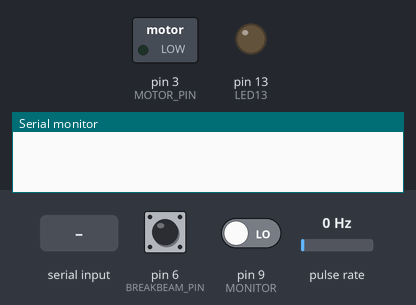
This sketch was run on a simulated Arduino Uno, built with avr-gcc and run on an emulated ATmega328P. On the bench: switched loads named in the sketch (green lamp = pin HIGH), output pins drawn as LEDs (lit = HIGH), the last lines printed to the serial monitor. Wiring (inferred from the names in the program): pulse sensor: data pin 2. Inputs (shaded band) come from the test bench; at power-on: pin 6 (BREAKBEAM_PIN) HIGH, pin 9 (MONITOR) LOW, pulse rate 0 Hz.

Above: at 1.2 s.
1.3 s: "start\n" received over Serial
At 2.5 s:
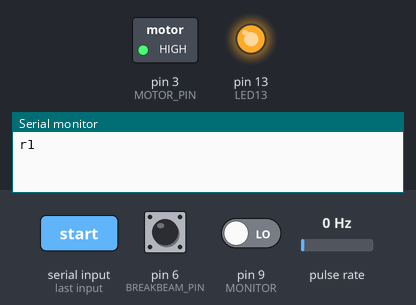
2.8 s: pin 6 (BREAKBEAM_PIN) pulled LOW for 1 s
At 4.1 s:
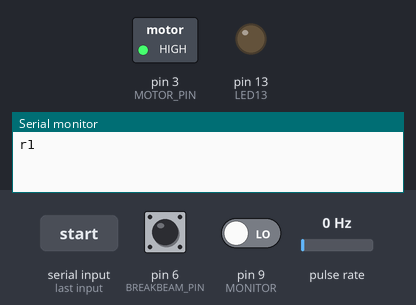
5.8 s: pin 6 (BREAKBEAM_PIN) pulled LOW for 3.2 s
At 10.0 s:
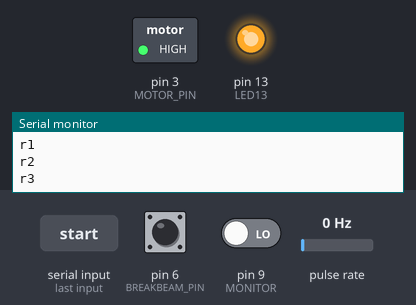
Timing chart, 0 to 11.5 s (numbered marks = the images above; inputs shaded):
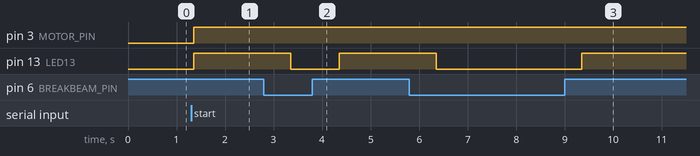

The sketch:

LidarTurretPWM.ino
```cpp
#include <Wire.h>
#include <LIDARLite.h>

#define DEFAULT_RATE 115200
#define WHOIAM "lidar"  // define whoiam ID here (unique to each robot object)
#define LED13 13
#define MOTOR_PIN 3

#define ENCODER_PIN_1 2
#define ENCODER_PIN_2 4

#define BREAKBEAM_PIN 6
unsigned long numRotations = 0;
int beamState = 0, lastBeamState = 0;

byte encoderPin1Last;
int numPulses = 0;
boolean direction;
long encCounts = 0;

unsigned long pulseWidth;
#define TRIGGER 8
#define MONITOR 9

bool paused = true;
bool led_state = false;

// Extremely fast string to int function
char _int2str[7];
char* int2str(register int i) {
    register unsigned char L = 1;
    register char c;
    register boolean m = false;
    register char b;  // lower-byte of i
    // negative
    if ( i < 0 ) {
        _int2str[ 0 ] = '-';
        i = -i;
    }
    else L = 0;
    // ten-thousands
    if( i > 9999 ) {
        c = i < 20000 ? 1
        : i < 30000 ? 2
        : 3;
        _int2str[ L++ ] = c + 48;
        i -= c * 10000;
        m = true;
    }
    // thousands
    if( i > 999 ) {
        c = i < 5000
        ? ( i < 3000
            ? ( i < 2000 ? 1 : 2 )
            :   i < 4000 ? 3 : 4
        )
        : i < 8000
        ? ( i < 6000
            ? 5
            : i < 7000 ? 6 : 7
        )
        : i < 9000 ? 8 : 9;
        _int2str[ L++ ] = c + 48;
        i -= c * 1000;
        m = true;
    }
    else if( m ) _int2str[ L++ ] = '0';
    // hundreds
    if( i > 99 ) {
        c = i < 500
        ? ( i < 300
            ? ( i < 200 ? 1 : 2 )
            :   i < 400 ? 3 : 4
        )
        : i < 800
        ? ( i < 600
            ? 5
            : i < 700 ? 6 : 7
        )
        : i < 900 ? 8 : 9;
        _int2str[ L++ ] = c + 48;
        i -= c * 100;
        m = true;
    }
    else if( m ) _int2str[ L++ ] = '0';
    // decades (check on lower byte to optimize code)
    b = char( i );
    if( b > 9 ) {
        c = b < 50
        ? ( b < 30
            ? ( b < 20 ? 1 : 2 )
            :   b < 40 ? 3 : 4
        )
        : b < 80
        ? ( i < 60
            ? 5
            : i < 70 ? 6 : 7
        )
        : i < 90 ? 8 : 9;
        _int2str[ L++ ] = c + 48;
        b -= c * 10;
        m = true;
    }
    else if( m ) _int2str[ L++ ] = '0';
    // last digit
    _int2str[ L++ ] = b + 48;
    // null terminator
    _int2str[ L ] = 0;
    return _int2str;
}

void encoderInit()
{
    direction = true;  //default -> Forward
    pinMode(ENCODER_PIN_2, INPUT);
    attachInterrupt(0, wheelSpeed, CHANGE);//int.0
}

bool checkMacroEnc()
{
    beamState = digitalRead(BREAKBEAM_PIN);
    if (beamState && !lastBeamState) {
        lastBeamState = beamState;
        setLed(HIGH);
        return true;
    }
    if (!beamState && lastBeamState) {
        setLed(LOW);
    }
    lastBeamState = beamState;
    return false;
}

void wheelSpeed()
{
    int state = digitalRead(ENCODER_PIN_1);
    if ((encoderPin1Last == LOW) && state == HIGH)
    {
        int val = digitalRead(ENCODER_PIN_2);
        if (val == LOW && direction) {
            direction = false;  // Reverse
        }
        else if (val == HIGH && !direction) {
            direction = true;  // Forward
        }
    }
    encoderPin1Last = state;

    if (!direction)  numPulses++;
    else  numPulses--;
}

void writeWhoiam()
{
    Serial.print("iam");
    Serial.print(WHOIAM);
    Serial.print('\n');
}

void setLed(bool state)
{
    led_state = state;
    digitalWrite(LED13, led_state);
}

void pause()
{
    analogWrite(MOTOR_PIN, 0);

    Serial.print("stopping\n");

    paused = true;
}

void unpause()
{
    analogWrite(MOTOR_PIN, 255);

    paused = false;
}

void readSerial()
{
    while (Serial.available())
    {
        String command = Serial.readStringUntil('\n');

        if (command.equals("whoareyou")) {
            writeWhoiam();
        }
        else if (command.equals("init?")) {
            writeInit();
        }
        else if (command.equals("start"))
        {
            setLed(HIGH);
            unpause();
        }
        else if (command.equals("stop"))
        {
            setLed(LOW);
            pause();
        }
    }

}

void writeSerial()
{
    if (checkMacroEnc()) {
        Serial.print('r');
        numRotations++;
        Serial.print(numRotations);
        Serial.print('\n');
        encCounts = 0;
    }

    pulseWidth = pulseIn(MONITOR, HIGH);
    if (pulseWidth != 0)
    {
        // ticks, distance (tab seperated)
        Serial.print('l');
        noInterrupts();
        Serial.print(numPulses);
        encCounts += numPulses;
        numPulses = 0;
        interrupts();

        Serial.print('\t');
        Serial.print(pulseWidth);  // distance in CM

        Serial.print('\n');
    }
}

void writeInit()
{
    Serial.print("init:");
    Serial.print(12.5); // view size, using optical aperature, in mm
    Serial.print('\t');
    Serial.print(200); //  scan rate,  1–500Hz
    Serial.print('\t');
    Serial.print(15); // detection angle in degrees, no fucking cloo
    Serial.print('\t');
    Serial.print(400000); //  distance no detection, 40 m
    Serial.print('\n');
}

void setup()
{
    Serial.begin(DEFAULT_RATE);

    pinMode(TRIGGER, OUTPUT); // Set pin TRIGGER as trigger pin
    digitalWrite(MONITOR, LOW); // Set trigger LOW for continuous read

    pinMode(MONITOR, INPUT); // Set pin MONITOR as monitor pin

    delay(50);

    encoderInit();

    pinMode(MOTOR_PIN, OUTPUT);
    pinMode(LED13, OUTPUT);
    pinMode(BREAKBEAM_PIN, INPUT);
    digitalWrite(BREAKBEAM_PIN, HIGH);  // turn on the pullup
}

void loop()
{
    if (!paused) {
        writeSerial();
    }
    else {
        delay(100);  // Minimize activity when not in use
    }

    readSerial();
}
```

Measured:
- after the input at 1.3 s, pin 3 (MOTOR_PIN), pin 13 (LED13): LOW → HIGH after 0.05 s
- after the input at 2.8 s, pin 13 (LED13): HIGH → LOW after 0.55 s, → HIGH 1.0 s later
- after the input at 5.8 s, pin 13 (LED13): HIGH → LOW after 0.55 s, → HIGH 3.0 s later
